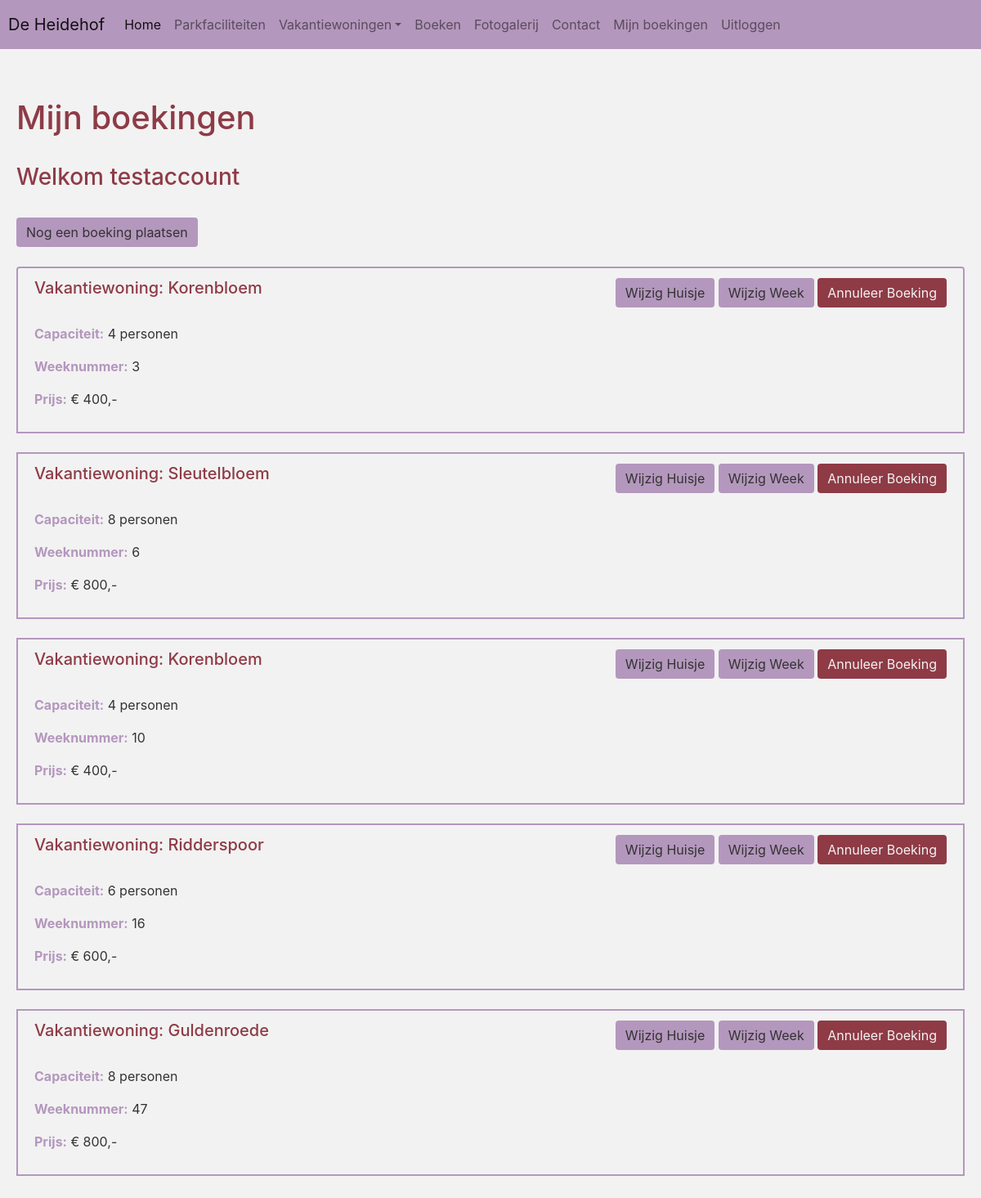
Page /mijn_boeking (signed in) on the earlier database version.
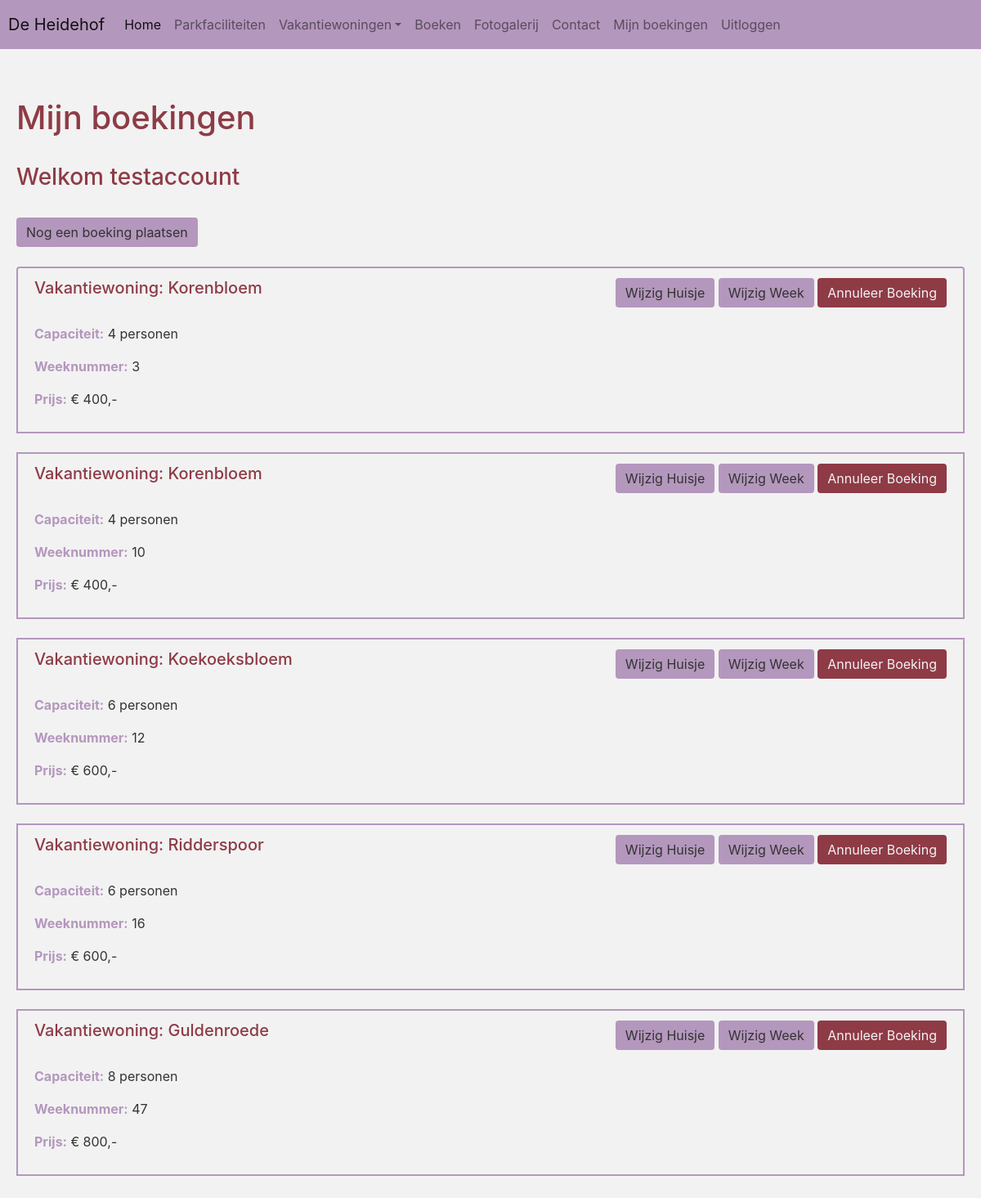
Same page on the later database version.
### datamodel.py (models this page shows, shortened)
class User(db.Model, UserMixin):
    id = db.Column(db.Integer, primary_key=True)
    username = db.Column(db.String(20), unique=True, nullable=False)
    email = db.Column(db.String(120), unique=True, nullable=False)
    wachtwoord = db.Column(db.String(60), nullable=False)
    admin = db.Column(db.Boolean, default=False, nullable=False)

class Boeking(db.Model):
    id = db.Column(db.Integer, primary_key=True)
    user_id = db.Column(db.Integer, db.ForeignKey('user.id'), nullable=False)
    vakantiehuis_id = db.Column(db.Integer, db.ForeignKey('vakantiehuis.id'), nullable=False)
    weeknummer = db.Column(db.Integer, nullable=False)
    user = db.relationship('User', backref=db.backref('boekingen', lazy=True))
    vakantiehuis = db.relationship('Vakantiehuis', backref=db.backref('boekingen', lazy=True))

class Vakantiehuis(db.Model):
    id = db.Column(db.Integer, primary_key=True)
    naam = db.Column(db.String(25), nullable=False, unique=True)
    huistype_id = db.Column(db.Integer, db.ForeignKey('huistype.id'), nullable=False)
    huistype = db.relationship('Huistype', backref=db.backref('vakantiehuizen', lazy=True))

class Huistype(db.Model):
    id = db.Column(db.Integer, primary_key=True)
    personen = db.Column(db.Integer, nullable=False)
    weekprijs = db.Column(db.Integer, nullable=False)

### routes.py (the view)
@app.route("/mijn_boeking")
@login_required
def mijn_boeking():
    formulier = DummyForm()
    mijn_boekingen = db.session.query(
        Boeking.id,
        Boeking.user_id,
        Boeking.vakantiehuis_id,
        Boeking.weeknummer,
        Vakantiehuis.naam,
        Huistype.personen,
        Huistype.weekprijs
    ).join(Vakantiehuis, Boeking.vakantiehuis_id == Vakantiehuis.id
    ).join(Huistype, Vakantiehuis.huistype_id == Huistype.id
    ).filter(Boeking.user_id == current_user.id
    ).order_by(Boeking.weeknummer.asc()
    ).all()
    return render_template("mijn_boeking.html", form=formulier, mijn_boekingen=mijn_boekingen, title="Mijn Boeking")

### datamodel.py (called while the page is built)
@login_manager.user_loader
def load_user(user_id):
    return User.query.get(int(user_id))

### vakantiepark.py (called while the page is built)
@app.before_request
def create_tables():
    db.create_all()

@app.after_request
def set_veilige_headers(response):
    response.headers['X-Frame-Options'] = 'DENY'
    response.headers['X-Content-Type-Options'] = 'nosniff'
    response.headers['X-XSS-Protection'] = '1; mode=block'
    response.headers['Referrer-Policy'] = 'strict-origin-when-cross-origin'
    response.headers['Permissions-Policy'] = 'geolocation=(), microphone=(), camera-()'
    response.headers['Strict-Transport-Security'] =  'max-age=31536000; inculdeSubDomains'
    response.headers['Content-Security-Policy'] = (
        "default-src 'self'; "
        "script-src 'self'; "
        "style-src 'self' 'unsafe-inline'; "
        "img-src 'self' data:; "
        "object-src 'none'; "
        "base-uri 'self'; "
        "frame-ancestors 'none'; "
    )
    return response

### templates/mijn_boeking.html (shortened to what this page needs)
{% extends "base.html" %}
{% block content %}
<h1> Mijn boekingen </h1>
<br>
<h3>Welkom {{ current_user.username }}</h3>
<br>
<a href="{{url_for('boeken')}}" class="btn">Nog een boeking plaatsen</a>
<br>
<br>
{% if mijn_boekingen %}
    <ul class="list-group">
        {% for boeking in mijn_boekingen %}
        <li class="list-group-item d-flex justify-content-between">
            <div>
                <h5>Vakantiewoning: {{boeking.naam}}</h5>
                <br>
                <p><strong class="strong_menu">Capaciteit:</strong> {{boeking.personen}} personen</p>
                <p><strong class="strong_menu">Weeknummer:</strong> {{boeking.weeknummer}}</p>
                <p><strong class="strong_menu">Prijs:</strong> € {{boeking.weekprijs}},-</p>
            </div>
            <div>
                <a href="{{url_for('wijzig_huisje', boeking_id=boeking.id)}}" class="btn">Wijzig Huisje</a>
                <a href="{{url_for('wijzig_week', boeking_id=boeking.id)}}" class="btn">Wijzig Week</a>
                <form style="display:inline;" method="post" action="{{url_for('annuleer_boeking', boeking_id=boeking.id)}}">
                    <button type="submit" class="btn btn-danger">Annuleer Boeking</button>
                </form>
            </div>
        </li>
        <br>
        {% endfor %}
    </ul>
{% else %}
<br>
<p>Geen boekingen om weer te geven.</p>
{% endif %}
{% endblock %}

### templates/base.html (shortened to what this page needs)
<!DOCTYPE html>
<html lang="nl">
<head>
  <link rel="stylesheet" href="https://cdn.jsdelivr.net/npm/bootstrap@4.0.0/dist/css/bootstrap.min.css">
  <link rel="stylesheet" href="{{url_for('static', filename="vakantieparkstyle.css")}}">
</head>
<body>
    <nav class="navbar navbar-expand-lg navbar-light">
        <a class="navbar-brand" href="/">De Heidehof</a>
        <div class="collapse navbar-collapse" id="navbarNavDropdown">
          <ul class="navbar-nav">
            <li class="nav-item active">
              <a class="nav-link" href="/">Home<span class="sr-only">(current)</span></a>
            </li>
            <li class="nav-item">
              <a class="nav-link" href="/parkfaciliteiten">Parkfaciliteiten</a>
            </li>
            <li class="nav-item dropdown">
              <a class="nav-link dropdown-toggle" href="/vakantiewoningen" id="navbarDropdownMenuLink" data-toggle="dropdown" aria-haspopup="true" aria-expanded="false">Vakantiewoningen</a>
            </li>
            <li class="nav-item">
                <a class="nav-link" href="/boeken">Boeken</a>
              </li>
            <li class="nav-item">
                <a class="nav-link" href="/fotogalerij">Fotogalerij</a>
            </li>
            <li class="nav-item">
                <a class="nav-link" href="/contact">Contact</a>
            </li>
            {% if current_user.is_authenticated and current_user.admin == True %}
            <li class="nav-item">
              <a class="nav-link" href="/beheer_admin">Boekingen beheren</a>
            </li>
            <li class="nav-item">
              <a class="nav-link" href="/logout">Uitloggen</a>
            </li>
            {% elif current_user.is_authenticated %}
            <li class="nav-item">
              <a class="nav-link" href="/mijn_boeking">Mijn boekingen</a>
            </li>
            <li class="nav-item">
              <a class="nav-link" href="/logout">Uitloggen</a>
            </li>
            {% else %}
            <li class="nav-item">
                <a class="nav-link" href="/login">Log in</a>
            </li>
            {% endif %}
          </ul>
        </div>
    </nav>
    <div class="content">
        {% block content %}{% endblock %}
    </div>
</body>
</html>

### static/vakantieparkstyle.css (style rules this page uses)
body { background-color: #f2f2f2; color: #333333; padding: 0; margin: 0; }
h1, h2, h3, h4, h5, h6, th, a:hover { color: #8E3B46; }
td, li, a { color: #333333; }
button { border: none; }
.btn { background-color: #B497BD; color: #333333; border: none; }
.btn-danger { background-color: #8E3B46; color: #f2f2f2; }
.navbar { background-color: #B497BD; color: #333333; padding: 1.25vh; margin: 0; }
.content { margin-top: 7.5vh; margin-left: 2.5vh; margin-right: 2.5vh; margin-bottom: 7.5vh; }
.strong_menu { color:#B497BD; }
.list-group-item { border: 2px solid #B497BD; background-color: #f2f2f2; }

Differences in the rows shown:
removed Boeking: naam "Sleutelbloem", personen "8", weeknummer "6", weekprijs "800"
added Boeking: naam "Koekoeksbloem", personen "6", weeknummer "12", weekprijs "600"
